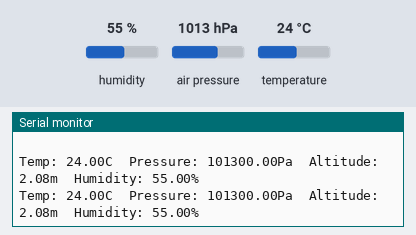
Bench run of a sketch on a simulated Arduino Uno, built with avr-gcc and run on an emulated ATmega328P. Parts: the last lines printed to the serial monitor. The inputs (shaded band) are chosen by the test bench; at power-on: humidity 55 %, air pressure 1013 hPa, temperature 24 °C.

Above: at 3.2 s.
3.3 s: humidity set to 22 %
At 4.6 s:
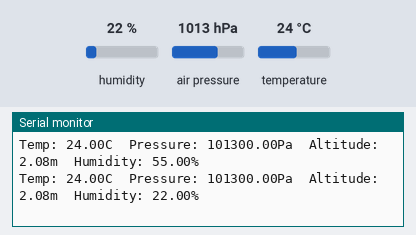
4.8 s: air pressure set to 952 hPa
At 5.8 s:
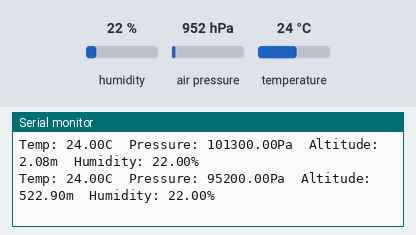
6.3 s: temperature set to 12 °C
At 7.8 s:
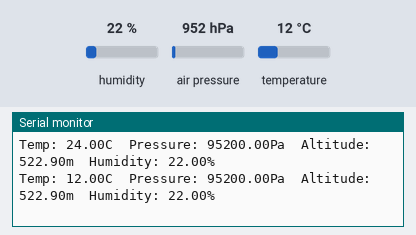

The sketch:

BME280.ino
```cpp
// (licence header left out)
#include "Seeed_BME280.h"
#include <Wire.h>

BME280 bme280;

void setup()
{
  Serial.begin(115200);
  if(!bme280.init()){
    Serial.println("Device error!");
  }
  Serial.println(" ");
  Serial.println("*****************");
  Serial.println("** BME280 Tset **");
  Serial.println("*****************");
  Serial.println(" ");
  delay(2000);
}

void loop()
{
  float pressure;

  //get and print temperatures
  Serial.print("Temp: ");
  Serial.print(bme280.getTemperature());
  Serial.print("C  ");//The unit for  Celsius because original arduino don't support special symbols

  //get and print atmospheric pressure data
  Serial.print("Pressure: ");
  Serial.print(pressure = bme280.getPressure());
  Serial.print("Pa  ");

  //get and print altitude data
  Serial.print("Altitude: ");
  Serial.print(bme280.calcAltitude(pressure));
  Serial.print("m  ");

  //get and print humidity data
  Serial.print("Humidity: ");
  Serial.print(bme280.getHumidity());
  Serial.println("%");

  delay(1000);
}
```

Measured:
- after the input at 3.3 s, the serial monitor: prints a new line after 0.71 s (image 1)
- after the input at 4.8 s, the serial monitor: prints a new line after 0.22 s (image 2)
- after the input at 6.3 s, the serial monitor: prints a new line after 0.73 s (image 3)
